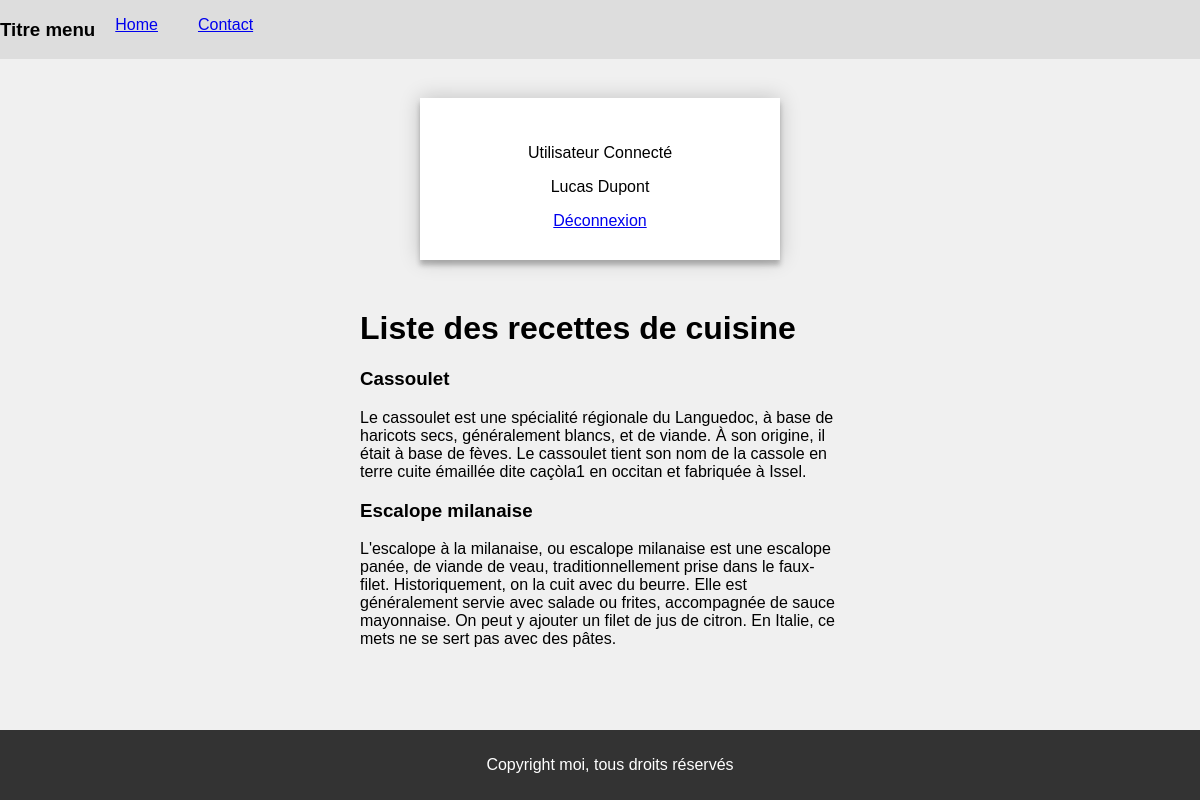
The page / (signed in) on the database its author committed.
### tables this page shows
CREATE TABLE `recipes`(
  `recipe_id` int(11) NOT NULL,
  `title` varchar(128) NOT NULL,
  `recipe` text NOT NULL,
  `user_id` int(11) NOT NULL,
  `is_enabled` tinyint(1) NOT NULL
);

### index.php (the view, shortened to what this page needs)
<?php
require_once(__DIR__ . '/src/config/databaseconnect.php');
$sql = 'SELECT * FROM recipes WHERE is_enabled = TRUE';
$request = $client->prepare($sql);
$request->execute();
$recipes = $request->fetchAll();
?>
<!DOCTYPE html>
<html>
<head>
    <link href="css/style.css" rel="stylesheet" />
</head>
<body>
    <?php require_once(__DIR__ . '/src/partials/header.php'); ?>
    <div id="corps">
        <div class="login-page">
            <div class="form">
                <?php require_once(__DIR__ . '/src/login.php'); ?>
            </div>
        </div>
        <?php if (isset($_SESSION['loggedUser'])) : ?>
            <h1>Liste des recettes de cuisine</h1>
            <?php foreach ($recipes as $recipe) : ?>
                <article>
                    <h3><?php echo ($recipe['title']); ?></h3>
                    <div><?php echo ($recipe['recipe']); ?></div>
                </article>
            <?php endforeach; ?>
        <?php endif; ?>
    </div>
    <?php require_once(__DIR__ . '/src/partials/footer.php'); ?>
</body>
</html>

### src/partials/header.php
<header>
    <nav id="menu">
        <h3>Titre menu</h3>
        <ul>
            <li><a class="active" aria-current="page" href="index.php">Home</a></li>
            <li><a class="nav-link" href="contact.php">Contact</a></li>
        </ul>
    </nav>
</header>

### src/login.php (shortened to what this page needs)
<?php if (!isset($_SESSION['loggedUser'])) : ?>
    <form action="index.php" method="POST" class="login-form">
        <div>
            <label for="email">Email</label>
            <input type="email" name="email">
        </div>
        <div>
            <label for="password">Password</label>
            <input type="password" name="password">
        </div>
        <button type="submit">Login</button>
        <p class="message">Not registered? <a href="#">Create an account</a></p>
    </form>
<?php else : ?>
    <div>
        <p>Utilisateur Connecté</p>
        <p><?php echo $_SESSION['full_name']; ?></p>
        <a href="src/logout.php">Déconnexion</a>
    </div>
<?php endif; ?>

### src/partials/footer.php
<footer id="pied_de_page">
    <p>Copyright moi, tous droits réservés</p>
</footer>

### css/style.css (style rules this page uses)
footer { background-color: #333; color: #fff; text-align: center; padding: 10px }
header nav, header nav ul { display: flex; }
header nav ul li { margin: 0 20px; }
body { font-family: Arial, sans-serif; margin: 0; padding: 0; background-color: #f0f0f0; height: auto; margin-bottom: 7em; }
#menu { background-color: #ddd }
nav ul { list-style-type: none; padding: 0 }
#corps { margin: 20px; display: block; width: 40%; margin: 0 auto; }
footer { position: fixed; bottom: 0; width: 100% }
.login-page { width: 360px; padding: 8% 0 0; margin: auto; }
.form { position: relative; z-index: 1; background: #FFFFFF; max-width: 360px; margin: 0 auto 50px; padding: 30px; text-align: center; box-shadow: 0 0 20px 0 rgba(0, 0, 0, 0.2), 0 5px 5px 0 rgba(0, 0, 0, 0.24); }

### rows shown on the page
recipes: title "Cassoulet", recipe "Le cassoulet est une spécialité régionale du Languedoc, à base de haricots secs, généralement blancs, et de viande. À son origine, il était à base de fèves. Le cassoulet tient son nom de la cassole en terre cuite émaillée dite caçòla1 en occitan et fabriquée à Issel."
recipes: title "Escalope milanaise", recipe "L'escalope à la milanaise, ou escalope milanaise est une escalope panée, de viande de veau, traditionnellement prise dans le faux-filet. Historiquement, on la cuit avec du beurre. Elle est généralement servie avec salade ou frites, accompagnée de sauce mayonnaise. On peut y ajouter un filet de jus de citron. En Italie, ce mets ne se sert pas avec des pâtes."

### other values the page prints
$_SESSION['full_name'] "Lucas Dupont"
